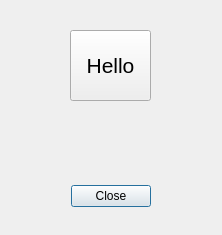
<?xml version="1.0" encoding="UTF-8"?>
<ui version="4.0">
 <class>Dialog</class>
 <widget class="QDialog" name="Dialog">
  <property name="geometry">
   <rect>
    <x>0</x>
    <y>0</y>
    <width>222</width>
    <height>235</height>
   </rect>
  </property>
  <property name="windowTitle">
   <string>Hello World</string>
  </property>
  <widget class="QDialogButtonBox" name="buttonBox">
   <property name="geometry">
    <rect>
     <x>70</x>
     <y>180</y>
     <width>81</width>
     <height>32</height>
    </rect>
   </property>
   <property name="mouseTracking">
    <bool>false</bool>
   </property>
   <property name="orientation">
    <enum>Qt::Horizontal</enum>
   </property>
   <property name="standardButtons">
    <set>QDialogButtonBox::Close</set>
   </property>
  </widget>
  <widget class="QPushButton" name="pushButton">
   <property name="geometry">
    <rect>
     <x>70</x>
     <y>30</y>
     <width>81</width>
     <height>71</height>
    </rect>
   </property>
   <property name="font">
    <font>
     <pointsize>16</pointsize>
    </font>
   </property>
   <property name="cursor">
    <cursorShape>PointingHandCursor</cursorShape>
   </property>
   <property name="text">
    <string>Hello</string>
   </property>
  </widget>
  <widget class="QLabel" name="label">
   <property name="geometry">
    <rect>
     <x>10</x>
     <y>120</y>
     <width>201</width>
     <height>31</height>
    </rect>
   </property>
   <property name="font">
    <font>
     <pointsize>14</pointsize>
     <weight>75</weight>
     <bold>true</bold>
    </font>
   </property>
   <property name="cursor">
    <cursorShape>ForbiddenCursor</cursorShape>
   </property>
   <property name="text">
    <string/>
   </property>
   <property name="textFormat">
    <enum>Qt::PlainText</enum>
   </property>
   <property name="alignment">
    <set>Qt::AlignCenter</set>
   </property>
   <property name="textInteractionFlags">
    <set>Qt::NoTextInteraction</set>
   </property>
  </widget>
 </widget>
 <tabstops>
  <tabstop>pushButton</tabstop>
  <tabstop>buttonBox</tabstop>
 </tabstops>
 <resources/>
 <connections>
  <connection>
   <sender>buttonBox</sender>
   <signal>accepted()</signal>
   <receiver>Dialog</receiver>
   <slot>accept()</slot>
   <hints>
    <hint type="sourcelabel">
     <x>170</x>
     <y>221</y>
    </hint>
    <hint type="destinationlabel">
     <x>157</x>
     <y>234</y>
    </hint>
   </hints>
  </connection>
  <connection>
   <sender>buttonBox</sender>
   <signal>rejected()</signal>
   <receiver>Dialog</receiver>
   <slot>reject()</slot>
   <hints>
    <hint type="sourcelabel">
     <x>170</x>
     <y>221</y>
    </hint>
    <hint type="destinationlabel">
     <x>252</x>
     <y>234</y>
    </hint>
   </hints>
  </connection>
  <connection>
   <sender>pushButton</sender>
   <signal>released()</signal>
   <receiver>label</receiver>
   <slot>clear()</slot>
   <hints>
    <hint type="sourcelabel">
     <x>142</x>
     <y>72</y>
    </hint>
    <hint type="destinationlabel">
     <x>128</x>
     <y>141</y>
    </hint>
   </hints>
  </connection>
 </connections>
</ui>
